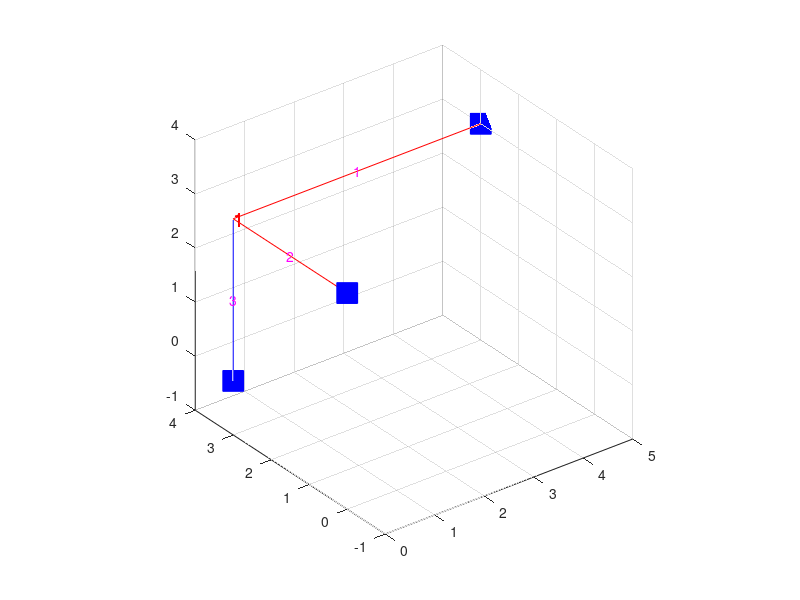

Write the MATLAB code that produced this figure.
%escamilla 11.3
% coordenadas de cada nodo [x, y]
xy=[0,3,3;5,3,3;0,3,0;0,0,3];
% nudos con restricciones
ap=[3,2,4];
w=[24,35,0];
tipap=ones(1,3)*3;
bh=[0.3,0.4;0.4,0.25;0.3,0.4];
nudosele=[1,2;4,1;3,1];


%xy=[0,0,0;0,0,4;6,0,0;6,0,4;0,5,0;0,5,4;6,5,0;6,5,4];
%ap=[1,3,5,7];
%w=[0,0,0,0,10,10,10,10];
%tipap=ones(1,4)*3;
%bh=ones(8,2)*0.4;
%nudosele=[1,2;3,4;5,6;7,8;2,4;4,8;8,6;6,2];


%xy=[0,0,0;0,0,3;0,0,6;6,0,0;6,0,3;6,0,6;12,0,0;12,0,3;12,0,6;0,4,0;0,4,3;0,4,6;6,4,0;6,4,3;6,4,6;12,4,0;12,4,3;12,4,6];
%ap=[1,4,7,10,13,16];
%w=[0;0;0;0;0;0;0;0;0;0;0;0;30;30;30;30;30;30;30;30;30;30;30;30;30;30]';
%tipap=ones(1,6)*3;
%bh=ones(26,2)*0.4;
%nudosele=[1,2;2,3;4,5;5,6;7,8;8,9;10,11;11,12;13,14;14,15;16,17;17,18;2,5;5,8;11,14;14,17;2,11;5,14;8,17;3,12;6,15;9,18;3,6;6,9;12,15;15,18];
%xy=[0,0,0;0,0,4;0,0,8;0,4,0;0,4,4;0,4,8;0,13,0;0,13,4;0,13,8;6,0,0;6,0,4;6,0,8;6,4,0;6,4,4;6,4,8;6,13,0;6,13,4;6,13,8];



%escamilla 11.3
%xy=[0,3,3;5,3,3;0,3,0;0,0,3];
%ap=[2,3,4];
%w=[24,35,0];
%tipap=[3,3,3];
%bh=[0.3,0.4;0.4,0.25;0.3,0.4];
%nudosele=[1,2;4,1;3,1];
%%% portico en Y
%xy=[0,3,0;0,3,3;0,0,3];
%ap=[1,3];
%w=[0,35];
%tipap=[3,3];
%bh=[0.3,0.4;0.4,0.25];
%nudosele=[1,2;2,3];
%%% portico en Xclc
%xy=[0,3,0;0,3,3;3,3,3];
%ap=[1,3];
%w=[0,35];
%tipap=[3,3];
%bh=[0.4,0.3;0.4,0.25];
%nudosele=[1,2;2,3];
sizexy=size(xy);
nudos=1:sizexy(1,1);
GL=nudosele*6-5;
elemetos=size(nudosele);
xye=zeros(elemetos(1,1),6);
L=zeros(elemetos(1,1),1);
cx=zeros(elemetos(1,1),1);
cy=zeros(elemetos(1,1),1);
cz=zeros(elemetos(1,1),1);
kgt=zeros(sizexy(1,1)*6);
mgt=zeros(sizexy(1,1)*6,sizexy(1,1)*6);
femt=zeros(sizexy(1,1)*6,1);
ke=zeros(elemetos(1,1)*12,12);
Te=zeros(elemetos(1,1)*12,12);
Femt=zeros(elemetos(1,1)*12,1);
recorrido=1:12:elemetos(1,1)*12;
GLele=zeros(elemetos(1,1)*12,1);
glm=1:(sizexy(1,1)*6);
E = 22*1000^2;
%np=[
G=8.5*1000^2;           
ks=5/6;
reacciones=diag(ones(sizexy(1,1)*6,1));
for i=1:elemetos(1,1)
    xye(i,:)=[xy(nudosele(i,1),1),xy(nudosele(i,2),1),xy(nudosele(i,1),2),xy(nudosele(i,2),2),xy(nudosele(i,1),3),xy(nudosele(i,2),3)];
    L(i,1)=((xye(i,2)-xye(i,1))^2+(xye(i,4)-xye(i,3))^2+(xye(i,5)-xye(i,6))^2)^(1/2);
    cx(i,1)=(xye(i,2)-xye(i,1))/L(i);
    cz(i,1)=(xye(i,4)-xye(i,3))/L(i);%%%Y
    cy(i,1)=(xye(i,6)-xye(i,5))/L(i);%%%Z
    Ra=w(i)*L(i)/2;
    Ma=w(i)*L(i)^2/12;
    Rb=w(i)*L(i)/2;
    Mb=w(i)*L(i)^2/12;
    Pa=w(i)*L(i)/2;
    Pb=w(i)*L(i)/2;
    cxz=sqrt(cx.^2+cz.^2);
    kel=zeros(12);
    k=zeros(12);
    T=zeros(12);
    C=zeros(12);
    mc=zeros(12);
    Fem=zeros(12,1);
    Iz=bh(i,1).*bh(i,2).^3/12;
    Iy=bh(i,2).*bh(i,1).^3/12;
    A=bh(i,2).*bh(i,1); 
    pz=12*E*Iz/(ks*A*G*L(i)^2);
    z12=12*E*Iz/(L(i)^3*(1+pz));
    z6=6*E*Iz/(L(i)^2*(1+pz));
    z4=(4+pz)*E*Iz/(L(i)*(1+pz));
    z2=(2-pz)*E*Iz/(L(i)*(1+pz));
    py=12*E*Iy/(ks*A*G*L(i)^2);
    y12=12*E*Iy/(L(i)^3*(1+py));
    y6=6*E*Iy/(L(i)^2*(1+py));
    y4=(4+py)*E*Iy/(L(i)*(1+py));
    y2=(2-py)*E*Iy/(L(i)*(1+py));
    AE=A*E;
    bj=min([bh(i,1),bh(i,2)]);
    hj=max([bh(i,1),bh(i,2)]);
    J=(1/3-0.21*bj/hj*(1-1/12*(bj/hj)^4))*hj*bj^3;
    GJ=J*G;
    gama=w(i)/A;
   % matriz de rigidez local expresada en el sistema de coordenadas locales
   % para la barra e
    k(:,:)= [AE/L(i),0     ,0     ,0       ,0    ,0       ,-AE/L(i),0      ,0    ,0       ,0  ,0  ;
                0   ,z12   ,0     ,0       ,0    ,z6      ,0       ,-z12   ,0    ,0       ,0  ,z6 ;
                0   ,0     ,y12   ,0       ,-y6  ,0       ,0       ,0      ,-y12 ,0       ,-y6,0  ;
                0   ,0     ,0     ,GJ/L(i) ,0    ,0       ,0       ,0      ,0    ,-GJ/L(i),0  ,0  ;
                0   ,0     ,-y6   ,0       ,y4   ,0       ,0       ,0      ,y6   ,0       ,y2 ,0  ;
                0   ,z6    ,0     ,0       ,0    ,z4      ,0       ,-z6    ,0    ,0       ,0  ,z2 ;
            -AE/L(i),0     ,0     ,0       ,0    ,0       ,AE/L(i) ,0      ,0    ,0       ,0  ,0  ;
               0    ,-z12  ,0      ,0       ,0   ,-z6     ,0       ,z12    ,0    ,0       ,0  ,-z6;
               0    ,0     ,-y12   ,0       ,y6  ,0       ,0       ,0      ,y12  ,0       ,y6  ,0 ;
               0    ,0     ,0      ,-GJ/L(i),0   ,0       ,0       ,0      ,0    ,GJ/L(i) ,0  ,0  ;
               0    ,0     ,-y6    ,0       ,y2  ,0       ,0       ,0      ,y6   ,0       ,y4 ,0  ;
               0    ,z6    ,0      ,0       ,0   ,z2      ,0       ,-z6    ,0    ,0       ,0  ,z4];
             
           
        if isnan(-cx(i)*cy(i)/cxz(i))==0
         T(:,:)=[cx(i)            ,cy(i) ,cz(i)              ,0                  ,0     ,0                  ,0                  ,0     ,0                  ,0                  ,0     ,0;
               -cx(i)*cy(i)/cxz(i),cxz(i),-cy(i)*cz(i)/cxz(i),0                  ,0     ,0                  ,0                  ,0     ,0                  ,0                  ,0     ,0;
               -cz(i)/cxz(i)      ,0     ,cx(i)/cxz(i)       ,0                  ,0     ,0                  ,0                  ,0     ,0                  ,0                  ,0     ,0;
                 0                ,0     ,0                  ,cx(i)              ,cy(i) ,cz(i)              ,0                  ,0     ,0                  ,0                  ,0     ,0;                   
                 0                ,0     ,0                  ,-cx(i)*cy(i)/cxz(i),cxz(i),-cy(i)*cz(i)/cxz(i),0                  ,0     ,0                  ,0                  ,0     ,0; 
                 0                ,0     ,0                  ,-cz(i)/cxz(i)      ,0     ,cx(i)/cxz(i)       ,0                  ,0     ,0                  ,0                  ,0     ,0;
                 0                ,0     ,0                  ,0                  ,0     ,0                  ,cx(i)              ,cy(i) ,cz(i)              ,0                  ,0     ,0;
                 0                ,0     ,0                  ,0                  ,0     ,0                  ,-cx(i)*cy(i)/cxz(i),cxz(i),-cy(i)*cz(i)/cxz(i),0                  ,0     ,0;
                 0                ,0     ,0                  ,0                  ,0     ,0                  ,-cz(i)/cxz(i)      ,0     ,cx(i)/cxz(i)       ,0                  ,0     ,0;
                 0                ,0     ,0                  ,0                  ,0     ,0                  ,0                  ,0     ,0                  ,cx(i)              ,cy(i) ,cz(i)              ;
                 0                ,0     ,0                  ,0                  ,0     ,0                  ,0                  ,0     ,0                  ,-cx(i)*cy(i)/cxz(i),cxz(i),-cy(i)*cz(i)/cxz(i);
                 0                ,0     ,0                  ,0                  ,0     ,0                  ,0                  ,0     ,0                  ,-cz(i)/cxz(i)      ,0     ,cx(i)/cxz(i)       ] ; 
        end    
        if cy(i)==1
         T(:,:)=[0,cy(i),0,0,0,0,0,0,0,0,0,0;
                -cy(i)  ,0,0,0,0,0,0,0,0,0,0,0;
                 0   ,0,1,0,0,0,0,0,0,0,0,0;
                 0   ,0,0,0,cy(i),0,0,0,0,0,0,0;
                 0   ,0,0,-cy(i),0,0,0,0,0,0,0,0;
                 0   ,0,0,0,0,1,0,0,0,0,0,0;
                 0   ,0,0,0,0,0,0,cy(i),0,0,0,0;
                 0   ,0,0,0,0,0,-cy(i),0,0,0,0,0;
                 0   ,0,0,0,0,0,0,0,1,0,0,0;
                 0   ,0,0,0,0,0,0,0,0,0,cy(i),0;
                 0   ,0,0,0,0,0,0,0,0,-cy(i),0,0;
                 0   ,0,0,0,0,0,0,0,0,0,0,1];
        end           
C(:,:)=[-Pa,0,0,0,0,0,0,0,0,0,0,0;
        0,-Ra,0,0,0,0,0,0,0,0,0,0;
        0,0,-Ra,0,0,0,0,0,0,0,0,0;
        0,0,0,-Pa,0,0,0,0,0,0,0,0;
        0,0,-Ma,0,0,0,0,0,0,0,0,0;
        0,-Ma,0,0,0,0,0,0,0,0,0,0;
        0,0,0,0,0,0,-Pb,0,0,0,0,0;
        0,0,0,0,0,0,0,-Rb,0,0,0,0;
        0,0,0,0,0,0,0,0,-Rb,0,0,0;
        0,0,0,0,0,0,0,0,0,-Pb,0,0;
        0,0,0,0,0,0,0,0,-Mb,0,0,0;
        0,0,0,0,0,0,0,Mb,0,0,0,0];
   
mc(:,:)=gama*L(i)*A/2*[1,0,0,0,0,0,0,0,0,0,0,0;
                       0,1,0,0,0,0,0,0,0,0,0,0;
                       0,0,1,0,0,0,0,0,0,0,0,0;
                       0,0,0,0,0,0,0,0,0,0,0,0;
                       0,0,0,0,0,0,0,0,0,0,0,0;
                       0,0,0,0,0,0,0,0,0,0,0,0;
                       0,0,0,0,0,0,1,0,0,0,0,0;
                       0,0,0,0,0,0,0,1,0,0,0,0;
                       0,0,0,0,0,0,0,0,1,0,0,0;
                       0,0,0,0,0,0,0,0,0,0,0,0;
                       0,0,0,0,0,0,0,0,0,0,0,0;
                       0,0,0,0,0,0,0,0,0,0,0,0];
                   
    we=[0;-1;0;0;0;0;0;-1;0;0;0;0];
    kel(:,:)=T'*k*T;    
    Fem(:,:)=T'*C*T*we;
    mc(:)=T'*mc*T;

    kg=zeros(sizexy(1,1)*6);  
    %kg([GL(i,1):GL(i,1)+5,GL(i,2):GL(i,2)+5],[GL(i,1):GL(i,1)+5,GL(i,2):GL(i,2)+5])=k;   
    mg=zeros(sizexy(1,1)*6,sizexy(1,1)*6);
    mgt([GL(i,1):GL(i,1)+5,GL(i,2):GL(i,2)+5],[GL(i,1):GL(i,1)+5,GL(i,2):GL(i,2)+5])=mc;
    kg(GL(i,1):GL(i,1)+5,GL(i,1):GL(i,1)+5)=kel(1:6,1:6);  
    kg(GL(i,1):GL(i,1)+5,GL(i,2):GL(i,2)+5)=kel(1:6,7:12);  
    kg(GL(i,2):GL(i,2)+5,GL(i,1):GL(i,1)+5)=kel(7:12,1:6);  
    kg(GL(i,2):GL(i,2)+5,GL(i,2):GL(i,2)+5)=kel(7:12,7:12); 
    fg=zeros(sizexy(1,1)*6,1);
    fg(GL(i,1):GL(i,1)+5,:)=Fem(1:6,:);  
    fg(GL(i,2):GL(i,2)+5,:)=Fem(7:12,:);   
    kgt(:,:)=kg+kgt(:,:);
    mgt(:,:)=mg(:,:)+mgt(:,:);
    femt(:,:)=fg+femt(:,:);
    ke(recorrido(i):(recorrido(i)+11),:)=kel;
    Te(recorrido(i):(recorrido(i)+11),:)=T;
    Femt(recorrido(i):(recorrido(i)+11),1)=Fem;
    GLele(recorrido(i):(recorrido(i)+11),1)=[GL(i,1):GL(i,1)+5,GL(i,2):GL(i,2)+5]';
    %plot((xye(i,2)+xye(i,1))/2,(xye(i,4)+xye(i,3))/2,'o','MarkerSize',17,...
    %    'MarkerEdgeColor','k',...
     %   'MarkerFaceColor','k'), hold on
     x=[xy(nudosele(i,1),1),xy(nudosele(i,2),1)];
     y=[xy(nudosele(i,1),2),xy(nudosele(i,2),2)];
     z=[xy(nudosele(i,1),3),xy(nudosele(i,2),3)];
     if w(i)>0    
         plot3(x,y,z,'r'), hold on,grid on;
     else
        plot3(x,y,z,'b'), hold on,grid on;
     end
    text(xye(i,1),xye(i,3),xye(i,5),num2str(nudosele(i,1)),'Color','r','HorizontalAlignment','left','FontSize',14), hold on;%% grafica nudos elementos    
    text(xye(i,2),xye(i,4),xye(i,6),num2str(nudosele(i,2)),'Color','r','HorizontalAlignment','left','FontSize',14), hold on;%% grafica nudos elementos    
end
a=1;
set(gca,'DataAspectRatio',[1 1 1],...
        'PlotBoxAspectRatio',[1 1 1]);
val=zeros(sizexy(1,1)*6,1);
sizenp=size(ap);
for i=1:sizenp(1,2)
    if tipap(i)==3
        kgt(:,ap(i)*6-5)=val;
        kgt(:,ap(i)*6-5+1)=val;
        kgt(:,ap(i)*6-5+2)=val;
        kgt(:,ap(i)*6-5+3)=val;
        kgt(:,ap(i)*6-5+4)=val;
        kgt(:,ap(i)*6-5+5)=val;
        kgt(ap(i)*6-5,ap(i)*6-5)=-1;
        kgt(ap(i)*6-5+1,ap(i)*6-5+1)=-1;
        kgt(ap(i)*6-5+2,ap(i)*6-5+2)=-1;
        kgt(ap(i)*6-5+3,ap(i)*6-5+3)=-1;
        kgt(ap(i)*6-5+4,ap(i)*6-5+4)=-1;
        kgt(ap(i)*6-5+5,ap(i)*6-5+5)=-1;
        glm((ap(i)*6-5):(ap(i)*6))=zeros(6,1);
        plot3(xy(ap(i),1),xy(ap(i),2),xy(ap(i),3),'-s','MarkerSize',15,...
        'MarkerEdgeColor','blue',...
        'MarkerFaceColor','blue'), hold on
    end      
end
F=zeros(sizexy(1,1)*2,1);
%F(np*2-1+1,1)=p;
f=find(glm~=0);
glm=f;
kmodal=full(kgt(f,f));%% matriz de rigidez modal kN/m % matriz de rigidez timoshenko
mmodal=full(mgt(f,f));%% matriz de masa modal kN % matriz de masa de timoshenko
RD=kgt\femt;
D=RD;
for i=1:sizenp(1,2)
    if  tipap(i)==3
        D((ap(i)*6-5):(ap(i)*6),1)=zeros(6,1);
    end 
end
def=zeros(elemetos(1,1)*12,1);
femp=zeros(elemetos(1,1)*12,1);
for i=1:elemetos(1,1)
    def(recorrido(i):recorrido(i)+11,:)=D(GLele(recorrido(i):recorrido(i)+11),1);
    femp(recorrido(i):recorrido(i)+11,:)=Te(recorrido(i):recorrido(i)+11,:)*(ke(recorrido(i):recorrido(i)+11,:)*def(recorrido(i):recorrido(i)+11,:)-Femt(recorrido(i):recorrido(i)+11,:));
    text((xye(i,2)+xye(i,1))/2,(xye(i,4)+xye(i,3))/2,(xye(i,5)+xye(i,6))/2,num2str(i),'Color','M','HorizontalAlignment','center'), hold on;%% elemetos 
end    